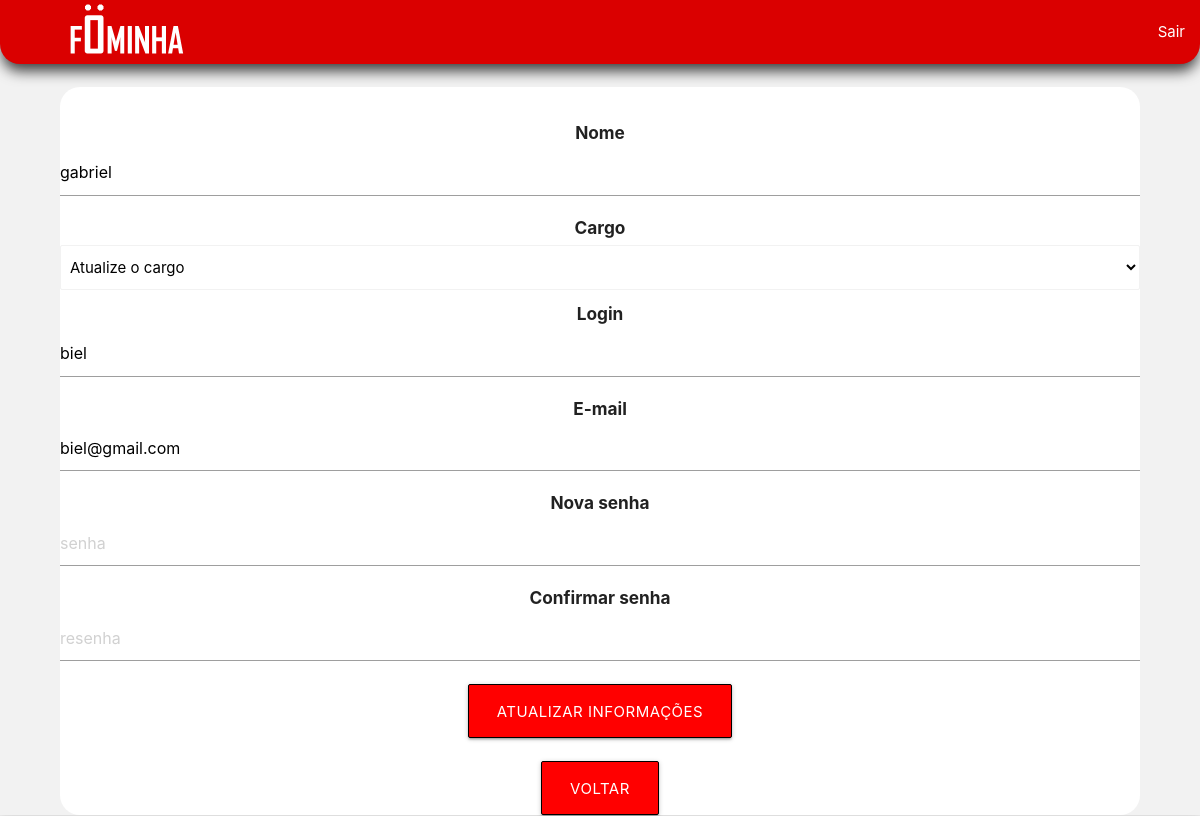
/admin/funcionarios/atualizarFuncionarios.php?f_id=18 (signed in), run on the app's committed database.
### tables this page shows
CREATE TABLE `funcionarios` (
  `f_id` int(11) NOT NULL,
  `f_nome` varchar(255) NOT NULL,
  `f_login` varchar(255) NOT NULL,
  `f_email` varchar(255) NOT NULL,
  `f_senha` varchar(255) NOT NULL,
  `f_cargo` int(11) NOT NULL
);

### admin/funcionarios/atualizarFuncionarios.php (the view, shortened to what this page needs)
<?php
include '../../conexao.php';
?>
<!DOCTYPE html>
<html lang="en">
<head>
    <link type="text/css" rel="stylesheet" href="../../materialize/css/materialize.min.css" media="screen,projection" />
</head>
<body style="background-color:#f2f2f2;box-shadow: 0 5px 10px 0px rgba(0, 0, 0, 0.1);
  -moz-box-shadow: 0 5px 10px 0px rgba(0, 0, 0, 0.1);
  -webkit-box-shadow: 0 5px 10px 0px rgba(0, 0, 0, 0.1);
  -o-box-shadow: 0 5px 10px 0px rgba(0, 0, 0, 0.1);
  -ms-box-shadow: 0 5px 10px 0px rgba(0, 0, 0, 0.1);">
    <nav style="-webkit-box-shadow: 0px 9px 14px -2px rgba(0,0,0,0.75);-moz-box-shadow: 0px 9px 14px -2px rgba(0,0,0,0.75);box-shadow: 0px 9px 14px -2px rgba(0,0,0,0.75); border-radius: 0px 0px 20px 20px; background-color: #DA0000;">
        <a href="../home.php" class="brand-logo">
            <center><img src="<?= LINK1 ?>/logoFominha.png" style="width: 50%;"></center>
        </a>
        <ul class="right hide-on-med-and-down">
            <li><a href="../../sair.php">Sair</a></li>
        </ul>
    </nav>
    <?php
    $f_id = filter_input(INPUT_GET, 'f_id', FILTER_DEFAULT);
    $sth = $pdo->prepare("SELECT * FROM funcionarios where f_id=:f_id");
    $sth->bindValue(":f_id", $f_id, PDO::PARAM_INT);
    $sth->execute();
    $resultado = $sth->fetch(PDO::FETCH_ASSOC);
    extract($resultado);
    ?>
    <center>
    <br><div class="container" style="width:90%; background-color: white; border-radius: 20px;">
            <br>
            <form action="updateFuncionarios.php" method="post">
                <div class="input-field">
                    <h6><b>Nome</b></h6>
                    <input type="text" placeholder="nome" name="f_nome" value="<?= $f_nome ?>" />
                </div>
                <div class="input-field col s12">
                    <h6><b>Cargo</b></h6>
                    <select class="browser-default" name="f_cargo" id="car_id" required>
                        <option value="<?= $f_cargo; ?>" disabled selected>Atualize o cargo</option>
                    </select>
                </div>
                <div class="input-field">
                    <h6><b>Login</b></h6>
                    <input type="text" placeholder="login" name="f_login" value="<?= $f_login ?>" />
                </div>
                <div class="input-field">
                    <h6><b>E-mail</b></h6>
                    <input type="text" placeholder="email" name="f_email" value="<?= $f_email ?>" />
                </div>
                <div class="input-field">
                    <h6><b>Nova senha</b></h6>
                    <input type="password" placeholder="senha" name="f_senha" valeu />
                </div>
                <div class="input-field">
                    <h6><b>Confirmar senha</b></h6>
                    <input type="password" placeholder="resenha" name="resenha" />
                </div>
                <input class="btn-large" style="border: 1px solid black;background-color: red;" type="submit" value="Atualizar Informações" />
            </form>
            <br>
            <a class="btn-large" style="border: 1px solid black;background-color: red;" href="verificarFuncionarios.php" type="submit">Voltar</a><br>
        </div>
    </center>
</body>
</html>

### data on the page
funcionarios: f_nome "gabriel", f_login "biel", f_email "biel@gmail.com"
